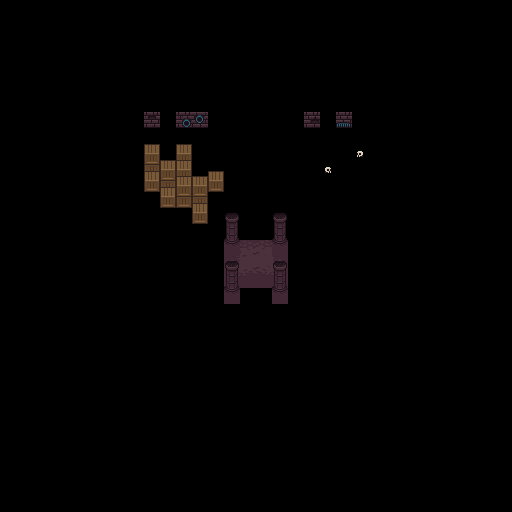

Tiled map render using the project's own tile images. Description and the map definition, with tile-layer contents summarised, below:
An orthogonal 32x32 tile map with 16x16 px tiles, 4 tile layers (floor, walls, objects, roof), 4 tilesets and 9 objects.

<map version="1.2" tiledversion="1.2.4" orientation="orthogonal" renderorder="right-down" width="32" height="32" tilewidth="16" tileheight="16" infinite="0" nextlayerid="9" nextobjectid="40">
 <tileset firstgid="1" source="tilesets/dungeon_set_1.tsx" />
 <tileset firstgid="257" name="dungeon_set_3" tilewidth="16" tileheight="16" tilecount="256" columns="16">
  <image source="0x72_16x16DungeonTileset_walls.v2.png" width="256" height="256" />
 </tileset>
 <tileset firstgid="513" source="tilesets/collider.tsx" />
 <tileset firstgid="514" source="tilesets/dungeon_set_2.tsx" />
 <layer id="2" name="floor" width="32" height="32">
  <data>[1024 cells, 14 non-empty, 11 distinct tile ids]</data>
 </layer>
 <layer id="3" name="walls" width="32" height="32">
  <data>[1024 cells, 23 non-empty, 9 distinct tile ids]</data>
 </layer>
 <layer id="7" name="objects" width="32" height="32">
  <data>[1024 cells, 10 non-empty, 3 distinct tile ids]</data>
 </layer>
 <layer id="6" name="roof" width="32" height="32">
  <data>[1024 cells, 0 non-empty, 0 distinct tile ids]</data>
 </layer>
 <objectgroup id="5" name="COLLISION">
  <object id="31" x="224" y="224" width="16" height="16" />
  <object id="32" x="272" y="224" width="16" height="16" />
  <object id="33" x="272" y="272" width="16" height="16" />
  <object id="34" x="224" y="272" width="16" height="16" />
  <object id="35" x="144" y="160" width="16" height="32" />
  <object id="36" x="160" y="176" width="16" height="32" />
  <object id="37" x="176" y="160" width="16" height="48" />
  <object id="38" x="192" y="192" width="16" height="32" />
  <object id="39" x="208" y="176" width="16" height="16" />
 </objectgroup>
</map>
